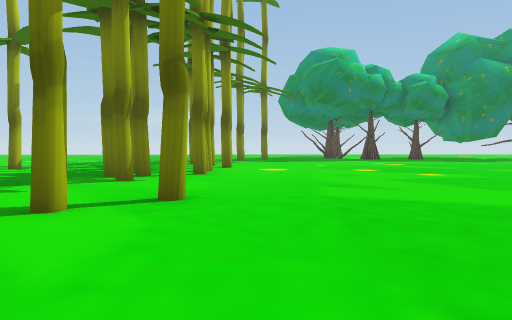
[1] (above)

24 first-person views from a walk through a scene from a Unity 3-D project. The camera is 1.3 m above the floor, tilts 2° down and sees 70° across. The floor is counted in squares, 2 m on a side. Each view is taken from the middle of a square. On the plan, view 1 faces up. The plan holds only what a view shows up to about 11 squares ahead; the rest is blank. The place goes on beyond the plan. The player character is not drawn. Some animated figures are not drawn. Some surface patterns are stand-ins.

[2]
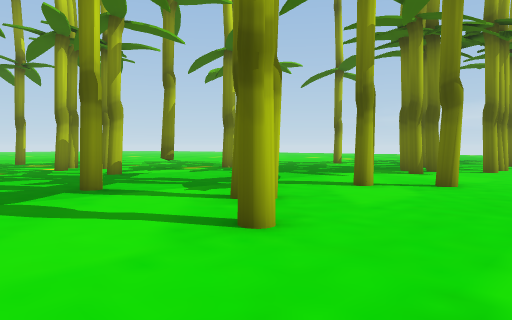

[3]
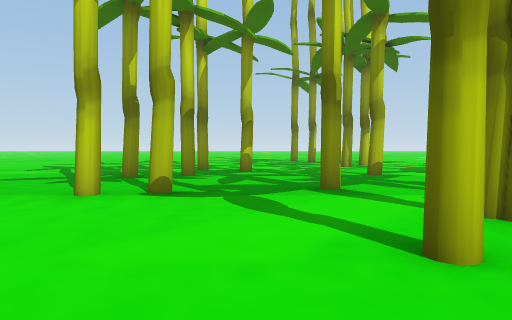

[4]
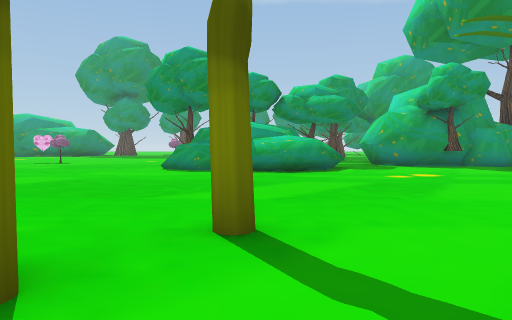

[5]
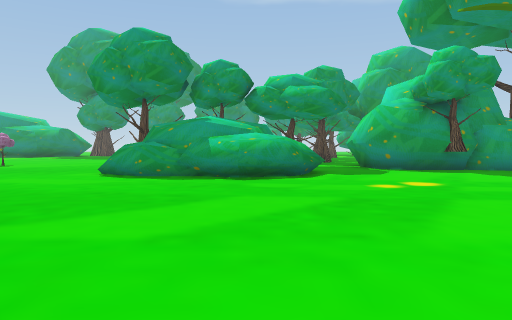

[6]
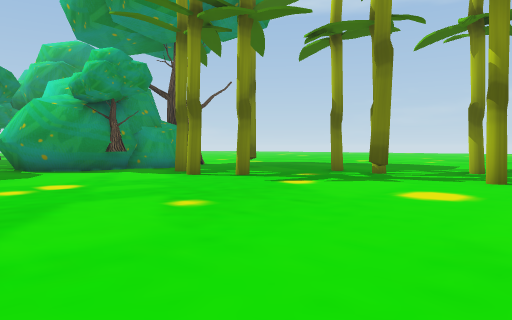

[7]
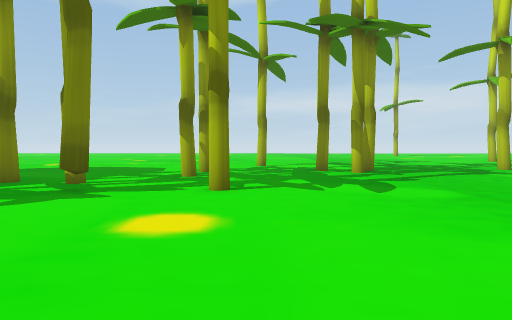

[8]
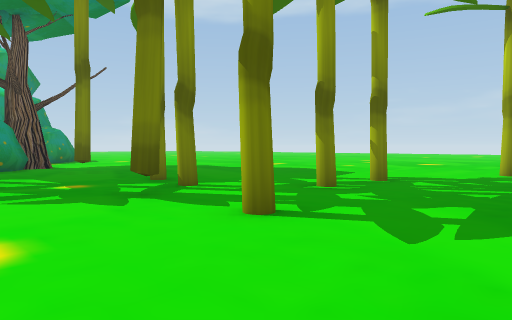

[9]
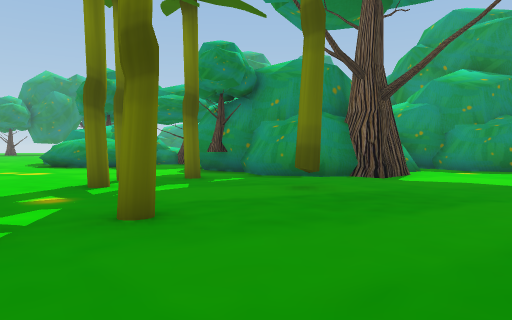

[10]
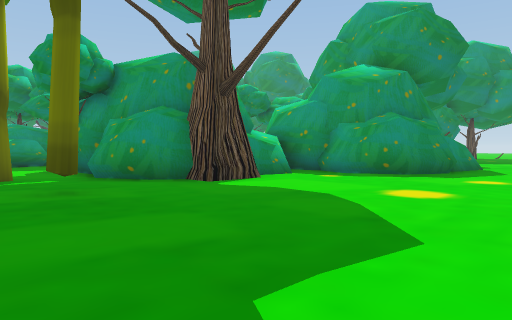

[11]
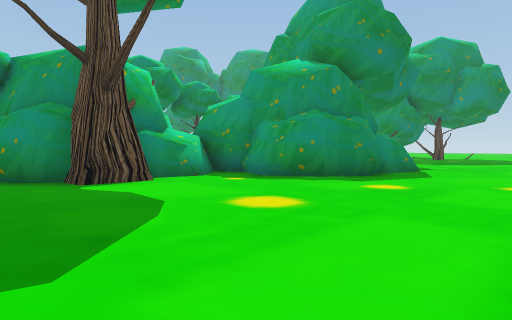

[12]
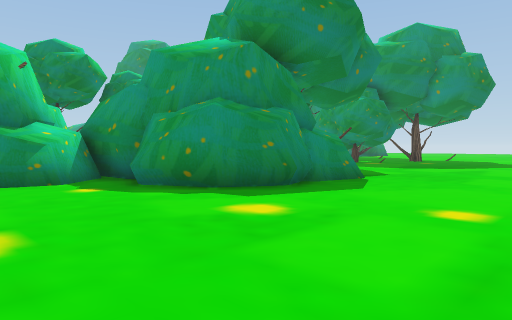

[13]
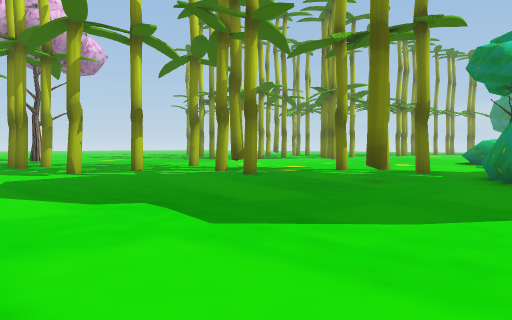

[14]
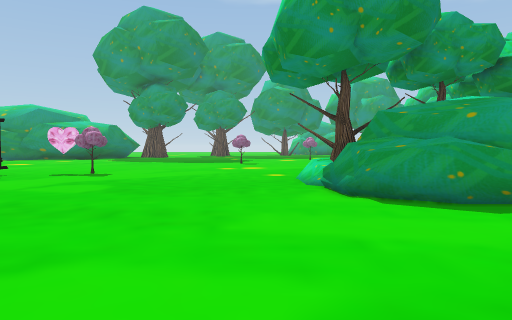

[15]
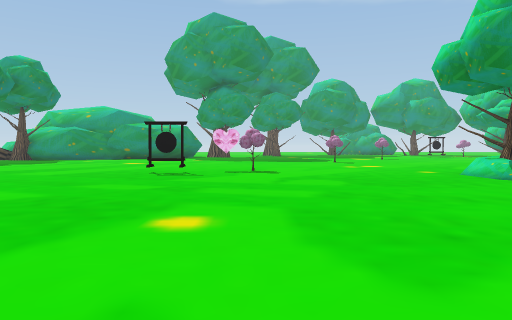

[16]
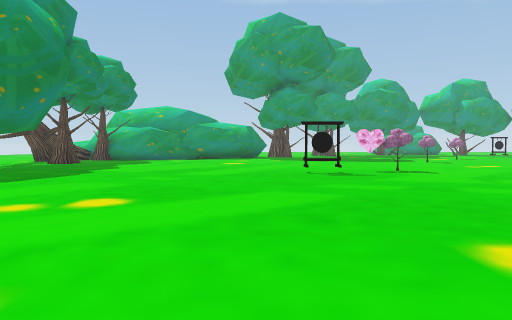

[17]
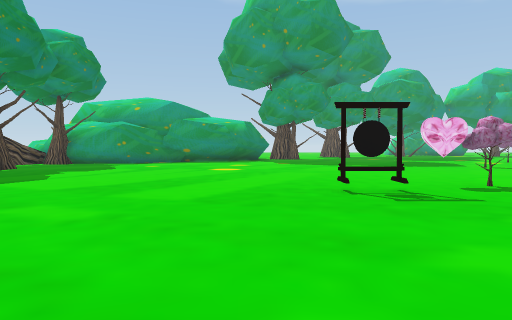

[18]
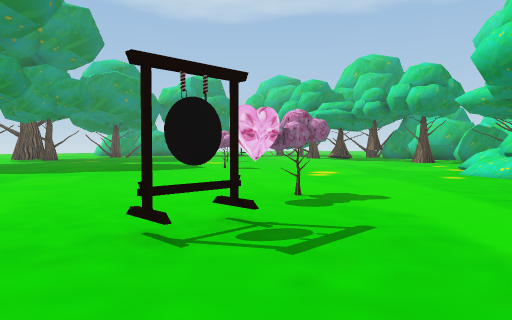

[19]
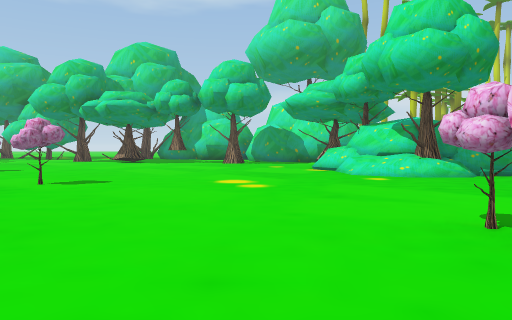

[20]
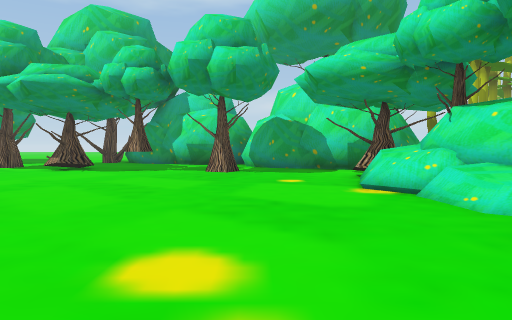

[21]
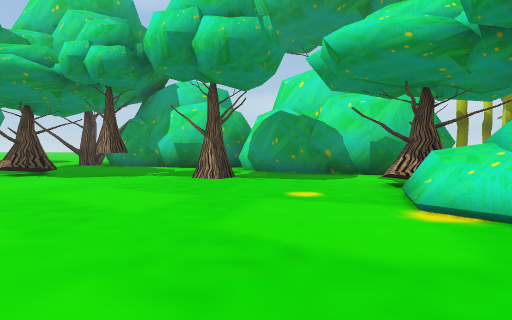

[22]
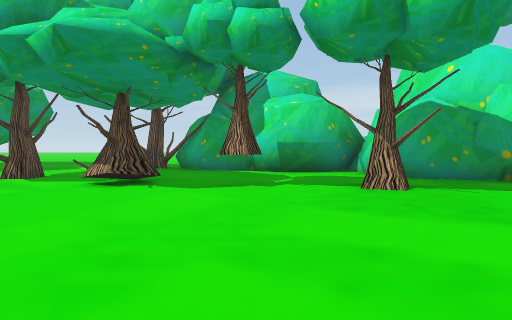

[23]
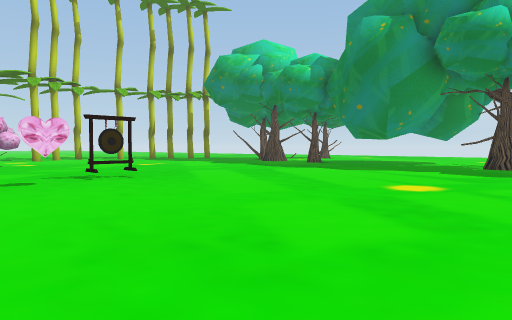

[24]
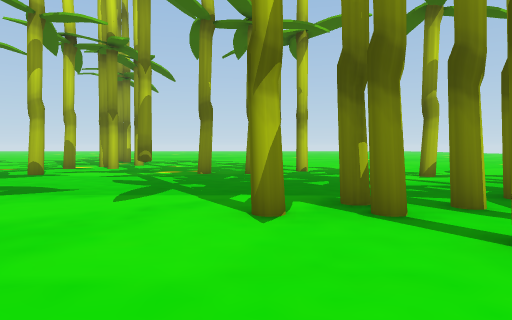

### Floor plan
Key: @ floor where view 1 was taken; # wall or solid block; . main floor; : floor 2 m higher than the main floor; + floor 2.75 m higher than the main floor; * floor 3 m higher than the main floor; = window, fence, low wall or low ledge; H heart; O other object.
Columns run from 9 left of view 1 to 18 right of it. Each row starts with its distance up from view 1.
 20                          #
 19                     ..  ..
 18                   ........
 17                  .........
 16                ...........
 15               .............
 14             ...............
 13 ..         ................
 12 ....      .................
 11 ..#...  ...................
 10   ...#.#...........O........
  9 ........#...........H.......
  8 #.....#.............O.......
  7 .#....#.....................
  6 ...........................
  5 ..........................#
  4 #......##...................
  3 .................=##........
  2 .#.... .........=##=........
  1 .......#.......##+O#=.......
  0 ....#...#@.....##*OO=.......
 -1 #..............=:=###.......
 -2 ...............#=# ##.......
 -3 ............................
 -4 .......................#.O.#
 -5 ..................###......#
 -6 ....  ...........O# ###.....
 -7 ...   ........#..##   #.....
 -8      ........#...##   #####.
 -9     ..............######  ##
-10     .....#......#..#####
-11    ..........#........##
-12   ........#............###
-13   ......................###.
-14  ....##..#..................
-15  #..........................
-16         ....................
-17         #...    .......

Where each view was taken, in squares from view 1:
view 1: 0 up, 0 right, facing up
view 2: 2 down, 1 right, facing up-left
view 3: 1 down, 1 right, facing left
view 4: 0 up, 4 left, facing right
view 5: 1 down, 2 left, facing right
view 6: 2 down, 2 left, facing down-right
view 7: 4 down, 1 left, facing down
view 8: 7 down, 3 left, facing down-right
view 9: 14 down, 2 right, facing up-right
view 10: 16 down, 5 right, facing up-right
view 11: 17 down, 7 right, facing up-right
view 12: 17 down, 10 right, facing up-right
view 13: 17 down, 10 right, facing up-left
view 14: 4 up, 2 right, facing right
view 15: 8 up, 1 right, facing right
view 16: 12 up, 1 right, facing right
view 17: 12 up, 5 right, facing right
view 18: 12 up, 8 right, facing down-right
view 19: 11 up, 13 right, facing down
view 20: 6 up, 13 right, facing down
view 21: 4 up, 13 right, facing down
view 22: 2 up, 16 right, facing down
view 23: 7 up, 18 right, facing up-left
view 24: 7 up, 1 right, facing left
